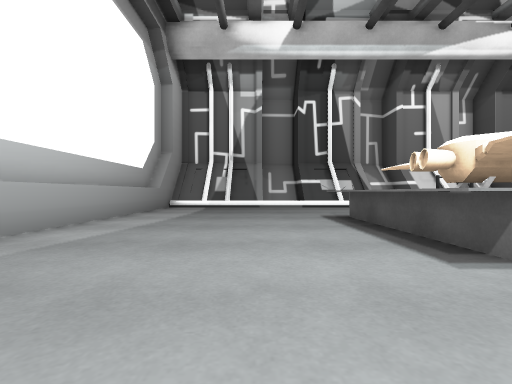
View 1 (above)

16 first-person views from a walk through a 3-D level made in the Unity game engine. The camera is 0.59 m above the floor, looks level and sees 85° across. The floor is counted in squares, 1 m on a side. Each view is taken from the middle of a square. On the plan, view 1 faces up. The plan holds only what a view shows up to about 9 squares ahead; the rest is blank. Some surface patterns are stand-ins.

View 2
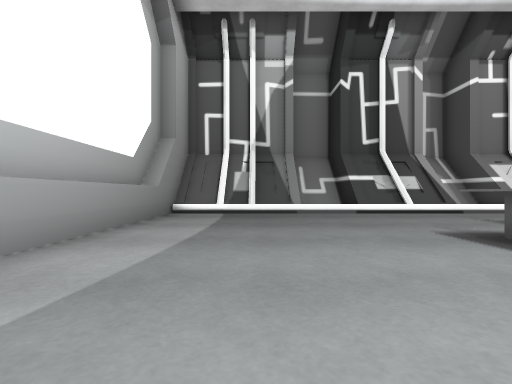

View 3
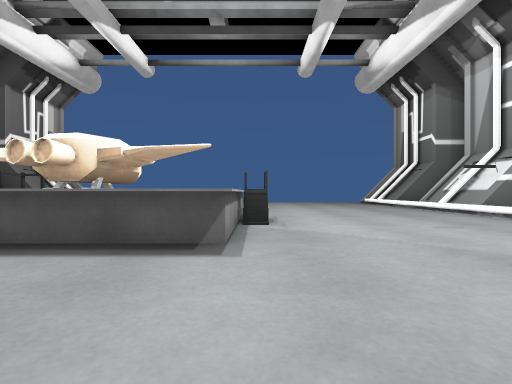

View 4
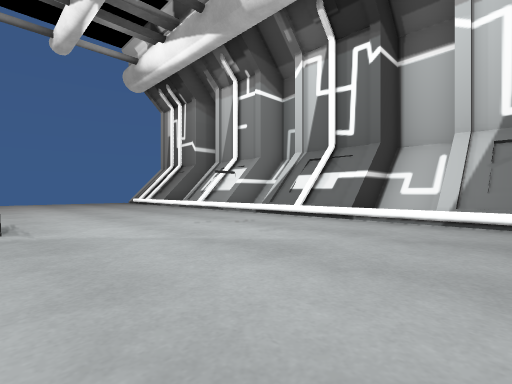

View 5
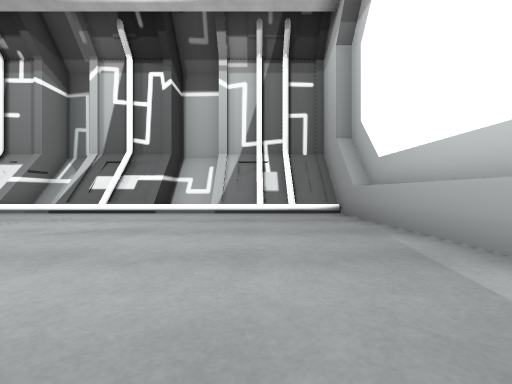

View 6
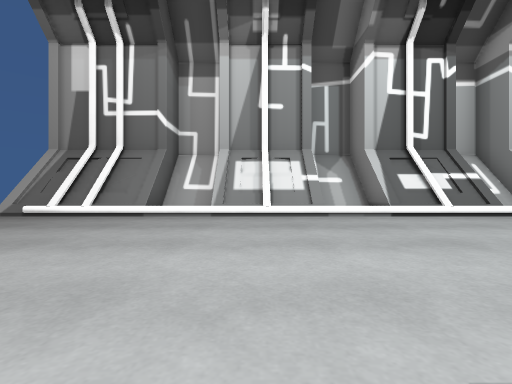

View 7
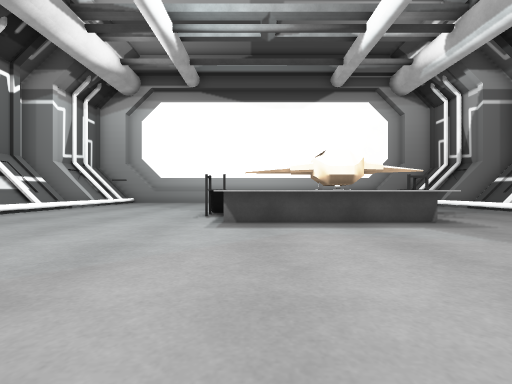

View 8
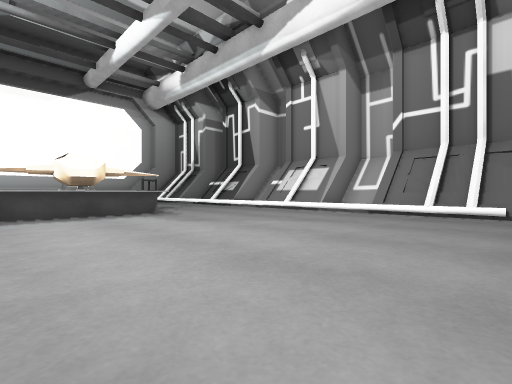

View 9
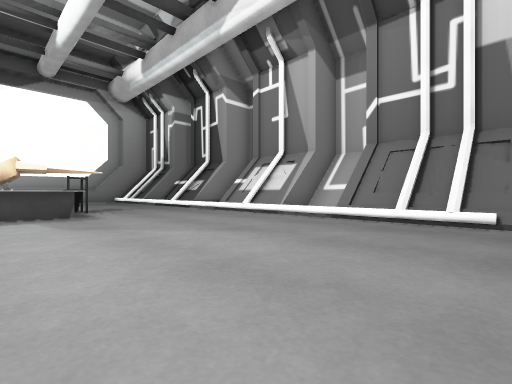

View 10
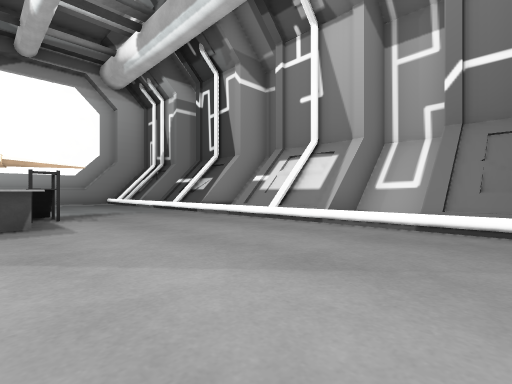

View 11
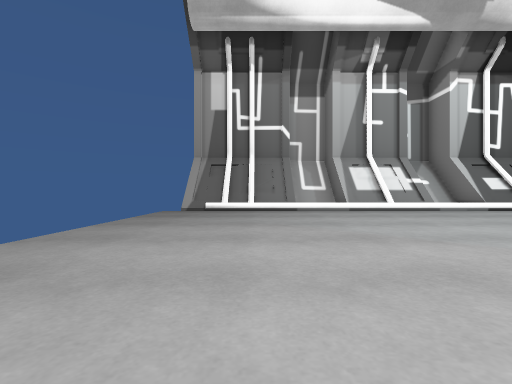

View 12
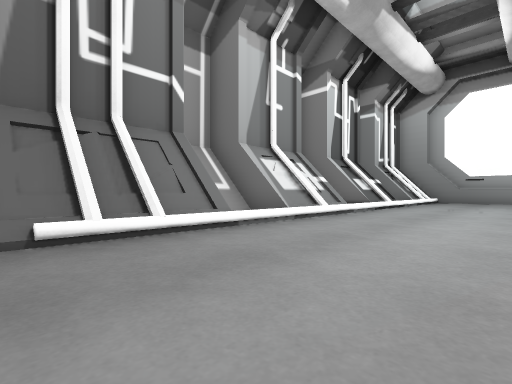

View 13
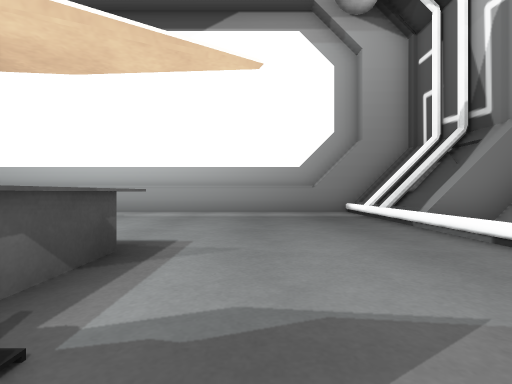

View 14
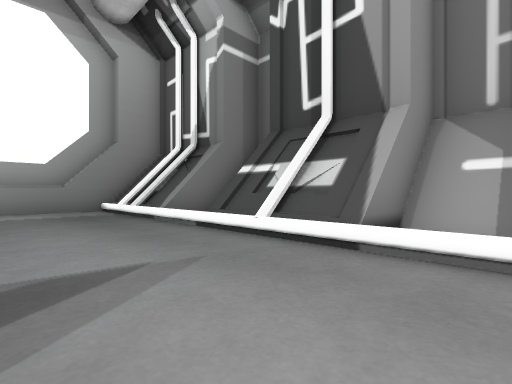

View 15
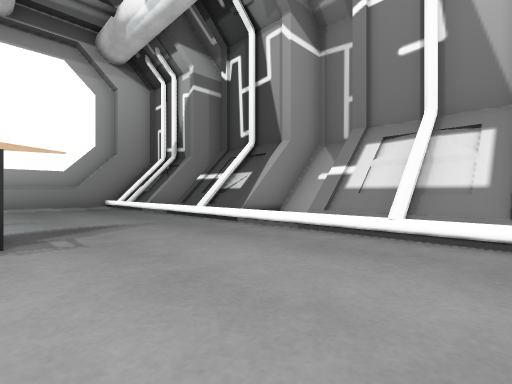

View 16
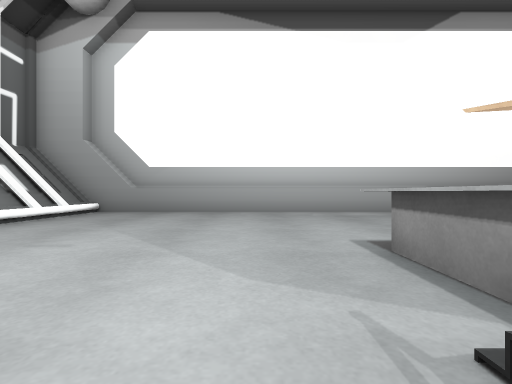

### Floor plan
Key: @ floor where view 1 was taken; # wall or solid block; . floor; / step, stairs or slope; ^ raised ledge; O other object.
Columns run from 4 left of view 1 to 14 right of it. Each row starts with its distance up from view 1.
 13     #    ##  ######
 12  ####^###^^###^###/
 11  ^^^^^^^^^^^^^^^^^/
 10 #..................
  9 #..................
  8 #..................
  7 #........^.........
  6 #.....^^#O^^.......
  5 #.....^ OO^^.......
  4 #.....^ #O^^.......
  3 #.....^   ^^.......
  2 #.....^^^^^........
  1 #..................
  0 #...@..............
 -1 #......#...........
 -2 #..................
 -3 #..................
 -4  ^^^^^^^^^^^^^^^^^/
 -5  ####^###^^###^###/
 -6     ###  ##  ######

Positions as (right, up) in squares from view 1, and headings:
1: (0, 0), facing up
2: (-1, 3), facing up
3: (-1, 2), facing right
4: (-1, 2), facing down-right
5: (-1, 4), facing down
6: (8, 3), facing down
7: (12, 3), facing left
8: (14, 3), facing up-left
9: (14, 5), facing up-left
10: (12, 6), facing up-left
11: (12, 5), facing down
12: (14, 0), facing down-left
13: (5, 8), facing left
14: (6, 8), facing up-left
15: (9, 7), facing up-left
16: (5, 1), facing left
